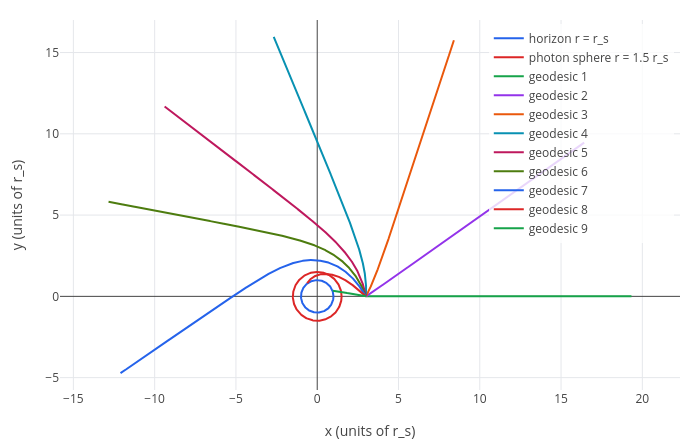

This figure's notebook cell:
### Markdown cell above
The ray at $b = 2$ is below $b_c$ and falls in. The ray at $b = 2.65$, just above $b_c \approx 2.6$, whips around the
photon sphere and leaves in a completely different direction. Rays further out are bent less and less.

## 3. A flash of light

Light emitted in all directions from $r = 3\,r_s$: rays aimed outwards escape, bent; rays aimed inwards cross the horizon.
Each row of the velocity matrix is one ray, leaving at angle $A$ from the outward direction:
$(\dot t, \dot r, \dot\theta, \dot\phi) = (1/k,\; k\cos A,\; 0,\; \sin A/r_0)$ with $k = \sqrt{1 - r_s/r_0}$.

### Code cell
r0 = 3;
k = sqrt(1-r_s/r0);
ut = 1/k;
rays = geodesic(S, [0 r0 pi/2 0], [ut, k, 0, 0; ut, k*cos(0.5), 0, sin(0.5)/r0; ut, k*cos(1), 0, sin(1)/r0; ut, k*cos(1.5), 0, sin(1.5)/r0; ut, k*cos(1.8), 0, sin(1.8)/r0; ut, k*cos(2.0), 0, sin(2.0)/r0; ut, k*cos(2.2), 0, sin(2.2)/r0; ut, k*cos(2.5), 0, sin(2.5)/r0; ut, k*cos(3), 0, sin(3)/r0], 20, [r*cos(phi) r*sin(phi)]);
labels(legend(show(horizon, photonsphere, rays), "horizon r = r_s", "photon sphere r = 1.5 r_s"), "x (units of r_s)", "y (units of r_s)")

### Figure 1 — Plotly figure (JSON) as saved in the notebook; plotly's stock layout.template omitted (floating-point values rounded to 4 significant figures; data arrays with more than 128 entries replaced by an {"elided": "..."} marker saying what was removed)
{"data": [{"line": {"color": "#2563eb", "width": 2}, "mode": "lines", "name": "horizon r = r_s", "type": "scatter", "x": {"elided": "402 float values"}, "y": {"elided": "402 float values"}}, {"line": {"color": "#dc2626", "width": 2}, "mode": "lines", "name": "photon sphere r = 1.5 r_s", "type": "scatter", "x": {"elided": "402 float values"}, "y": {"elided": "402 float values"}}, {"line": {"color": "#16a34a", "width": 2}, "mode": "lines", "name": "geodesic 1", "type": "scatter", "x": {"elided": "2502 float values"}, "y": {"elided": "2502 int values"}}, {"line": {"color": "#9333ea", "width": 2}, "mode": "lines", "name": "geodesic 2", "type": "scatter", "x": {"elided": "2502 float values"}, "y": {"elided": "2502 float values"}}, {"line": {"color": "#ea580c", "width": 2}, "mode": "lines", "name": "geodesic 3", "type": "scatter", "x": {"elided": "2502 float values"}, "y": {"elided": "2502 float values"}}, {"line": {"color": "#0891b2", "width": 2}, "mode": "lines", "name": "geodesic 4", "type": "scatter", "x": {"elided": "2502 float values"}, "y": {"elided": "2502 float values"}}, {"line": {"color": "#be185d", "width": 2}, "mode": "lines", "name": "geodesic 5", "type": "scatter", "x": {"elided": "2502 float values"}, "y": {"elided": "2502 float values"}}, {"line": {"color": "#4d7c0f", "width": 2}, "mode": "lines", "name": "geodesic 6", "type": "scatter", "x": {"elided": "2286 float values"}, "y": {"elided": "2286 float values"}}, {"line": {"color": "#2563eb", "width": 2}, "mode": "lines", "name": "geodesic 7", "type": "scatter", "x": {"elided": "2502 float values"}, "y": {"elided": "2502 float values"}}, {"line": {"color": "#dc2626", "width": 2}, "mode": "lines", "name": "geodesic 8", "type": "scatter", "x": {"elided": "928 float values"}, "y": {"elided": "928 float values"}}, {"line": {"color": "#16a34a", "width": 2}, "mode": "lines", "name": "geodesic 9", "type": "scatter", "x": {"elided": "619 float values"}, "y": {"elided": "619 float values"}}], "layout": {"height": 440, "legend": {"bgcolor": "rgba(255,255,255,0.8)", "x": 0.99, "xanchor": "right", "y": 0.99, "yanchor": "top"}, "margin": {"b": 50, "l": 60, "r": 20, "t": 20}, "showlegend": true, "title": {"text": ""}, "width": 700, "xaxis": {"title": {"text": "x (units of r_s)"}, "zeroline": true}, "yaxis": {"range": [-5.76, 17.0], "scaleanchor": "x", "scaleratio": 1, "title": {"text": "y (units of r_s)"}, "zeroline": true}}}
